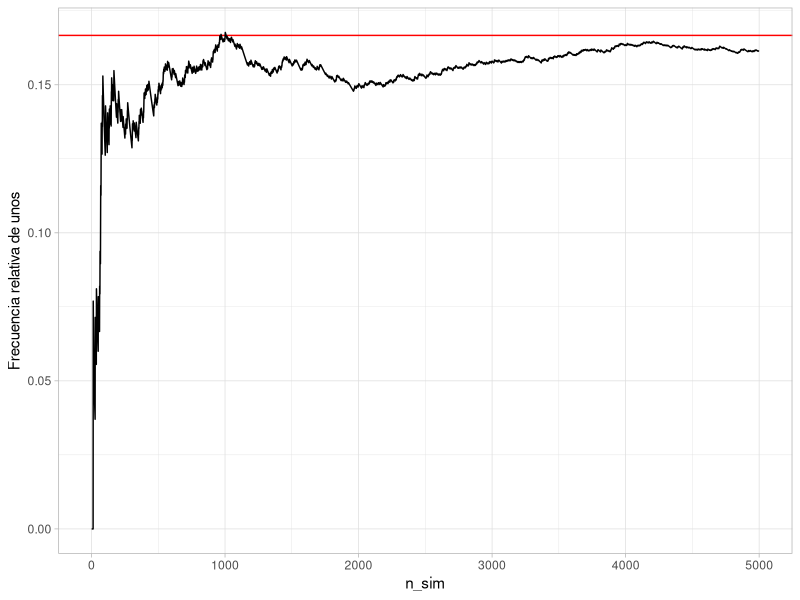
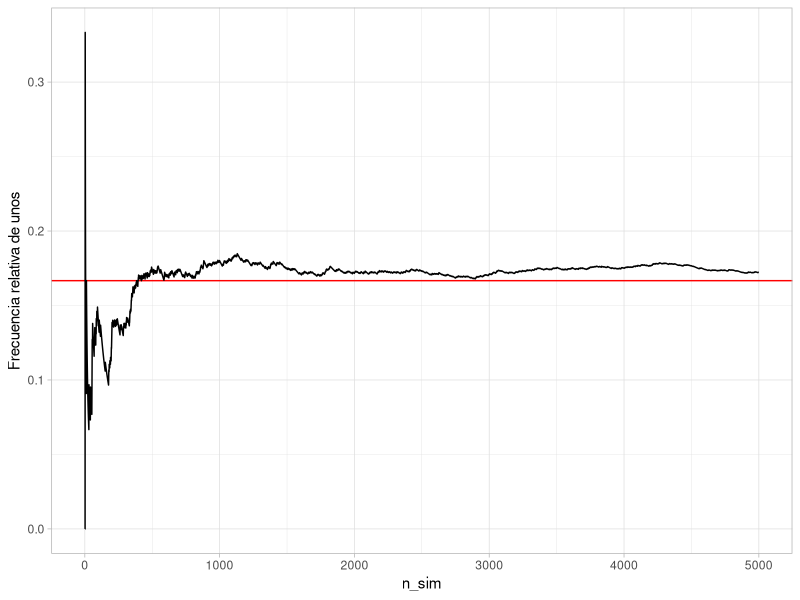
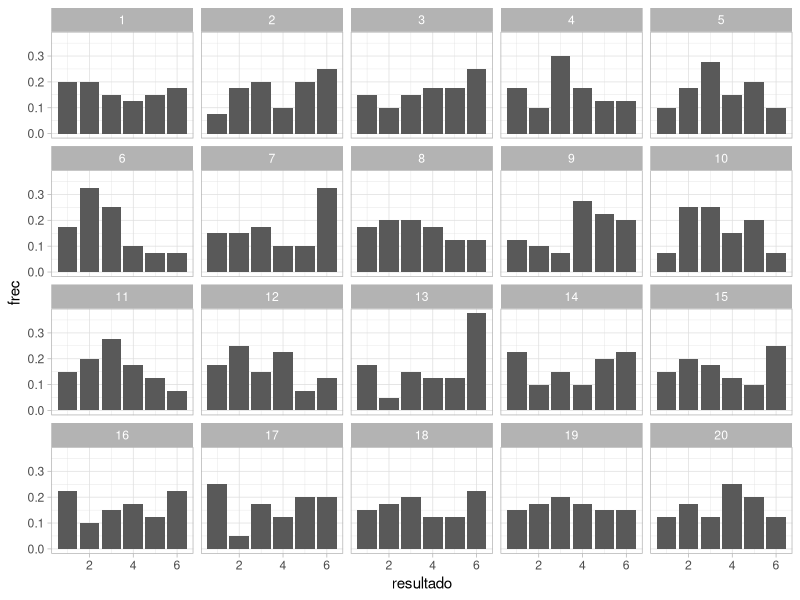
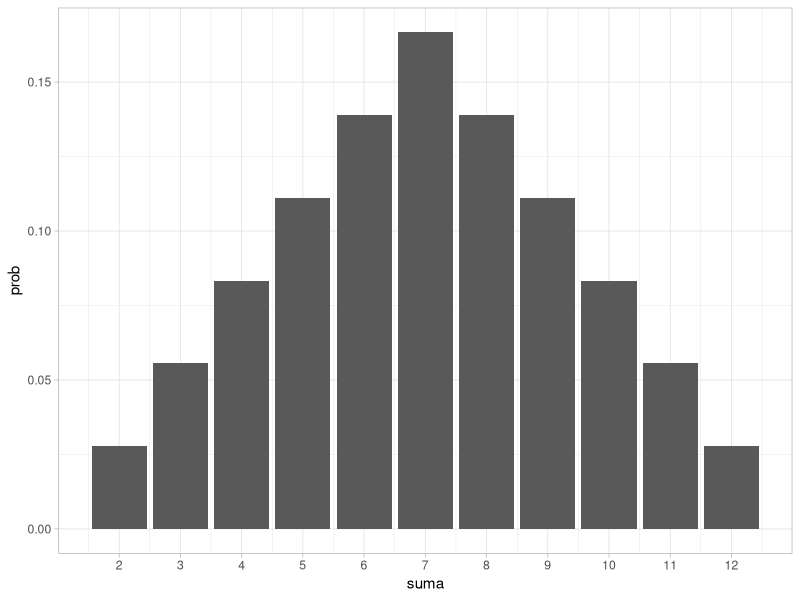
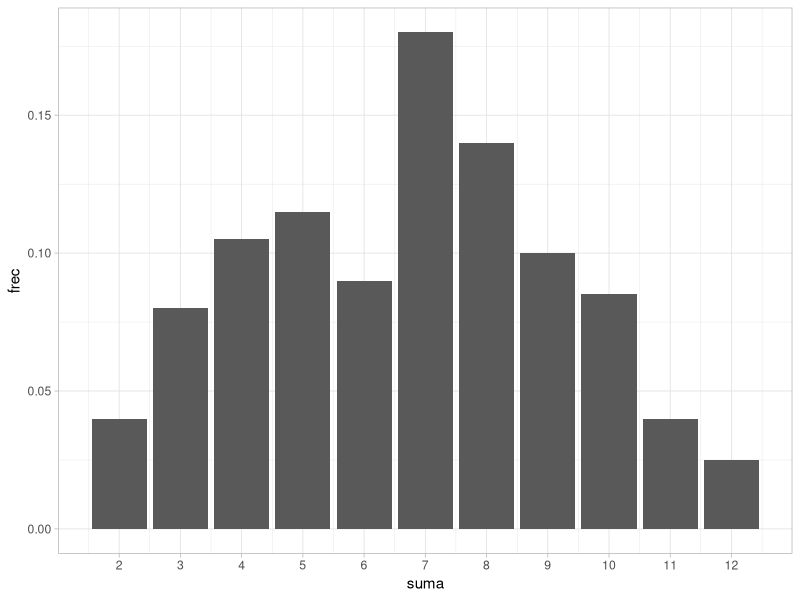
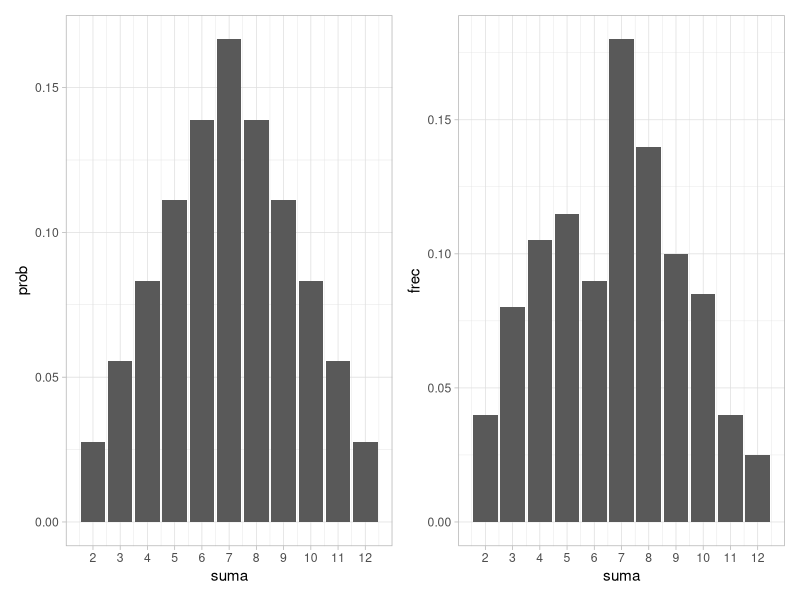

Recreate these plots in R, in order.
## ---- chunk 1
knitr::opts_chunk$set(
    comment = "#>",
    collapse = TRUE,
    fig.align = "center", 
    error = FALSE,
    cache = FALSE
)
ggplot2::theme_set(ggplot2::theme_light())
library(tidyverse)
library(patchwork)
library(kableExtra)
## ---- chunk 2
simular_dado <- function(caras = 1:6){
   sample(caras, 1)
}
simular_dado()
## ---- chunk 3
set.seed(199213)
n <- 5000
sims_dado <- map_df(1:n, ~ c(n_sim = .x, resultado = simular_dado()))
head(sims_dado) 
## ---- chunk 4
sims_dado %>% 
   count(resultado) %>% 
   mutate(frec_relativa = n / sum(n))
## ---- chunk 5
sims_dado %>% 
   mutate(no_unos = cumsum(resultado == 1)) %>% 
   mutate(frec_uno = no_unos / n_sim) %>%
   filter(n_sim < 5000) %>% 
ggplot(aes(x = n_sim, y = frec_uno)) +
   geom_hline(yintercept = 1/6, colour = "red") +
   geom_line() + ylab("Frecuencia relativa de unos")

## ---- chunk 6
sims_dado <- map_df(1:n, ~ c(n_sim = .x, resultado = simular_dado()))
sims_dado %>% 
   mutate(no_unos = cumsum(resultado == 1)) %>% 
   mutate(frec_uno = no_unos / n_sim) %>%
   filter(n_sim < 5000) %>% 
ggplot(aes(x = n_sim, y = frec_uno)) +
   geom_hline(yintercept = 1/6, colour = "red") +
   geom_line() + ylab("Frecuencia relativa de unos")
## ---- chunk 7
frecs_obs <- tibble(resultado = 1:6,
                    n = c(5, 7, 5, 10, 8, 5)) %>% 
   mutate(frec = n / sum(n))
frecs_obs %>% kable(digits = 2)
## ---- chunk 8
set.seed(8834)
# una vez
sim_exp <- map_df(1:40, ~ c(id = .x, resultado = simular_dado()))
# 19 veces
sims_exp <- map_df(1:19, function(x){
         sims <- map_df(1:40, ~ c(id = .x, resultado = simular_dado()) )
         sims$rep <- x
         sims
         })
## ---- chunk 9
frec_sims <- sims_exp %>% 
   group_by(rep, resultado) %>% 
   summarise(n = n()) %>% 
   mutate(frec = n / sum(n))
obs_sims_tbl <- bind_rows(frec_sims, frecs_obs %>% mutate(rep = 20))
ggplot(obs_sims_tbl, aes(x = resultado, y = frec)) +
   geom_col() +
   facet_wrap(~rep)
## ---- chunk 10
probs_suma <- tibble(suma = 2:12) %>% 
   mutate(prob = (6 - abs(suma - 7)) / 36)
probs_suma %>% kable(digits = 3)
## ---- chunk 11
g_teorica <- ggplot(probs_suma, aes(x = suma, y = prob)) +
   geom_col() +
   scale_x_continuous(breaks = 2:12)
g_teorica
## ---- chunk 12
simular_suma <- function(){
   probs_suma <- (6 - abs(2:12 - 7)) / 36
   sample(2:12, 1, prob = probs_suma)
}
set.seed(83)
sims_suma <- map_dbl(1:200, ~ simular_suma())
head(sims_suma) %>% kable()
## ---- chunk 13
sims_frec <- tibble(suma = sims_suma) %>% 
   count(suma) %>% 
   mutate(frec = n / sum(n))
g_obs <- ggplot(sims_frec, aes(x = suma, y = frec)) +
   geom_col() +
   scale_x_continuous(breaks = 2:12)
g_obs
## ---- chunk 14
g_teorica + g_obs
